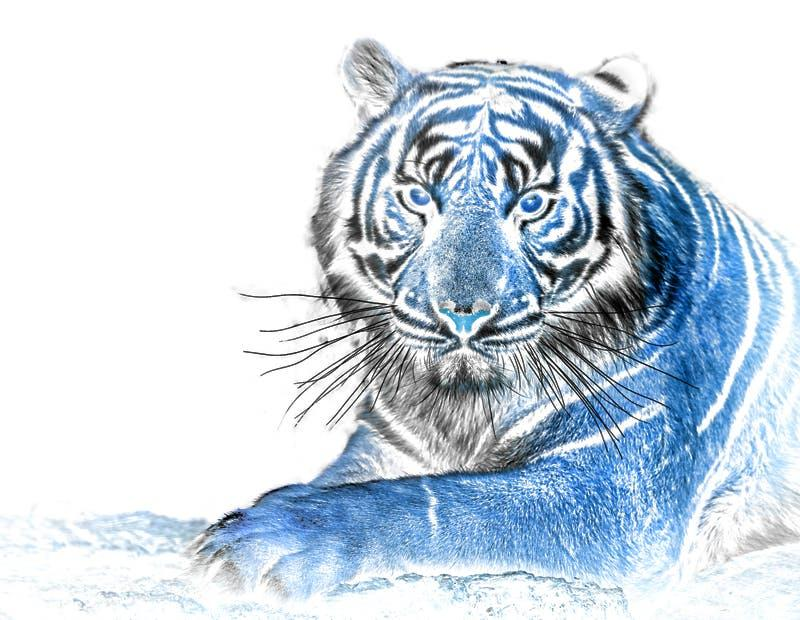
#> input picture gambar1.jpeg, 800 x 620 px
$ python pengurangan.py
#> lines starting #> are read from the running program, lines starting #| are printed output that depends on the picture
from PIL import Image

def pengurangan_dua_citra(citra_A, citra_B, citra_hasil):
    # Membuka kedua citra
#> called with citra_A = 'gambar1.jpeg', citra_B = 'gambar2.jpeg', citra_hasil = 'hasil_pengurangan.jpeg'
    CITRA_A = Image.open(citra_A).convert('RGB')  # Konversi ke RGB jika perlu
#> CITRA_A is the input picture: PIL image 800x620 RGB; mean R, G, B 202.5, 214.6, 225.2
    CITRA_B = Image.open(citra_B).convert('RGB')  # Konversi ke RGB jika perlu
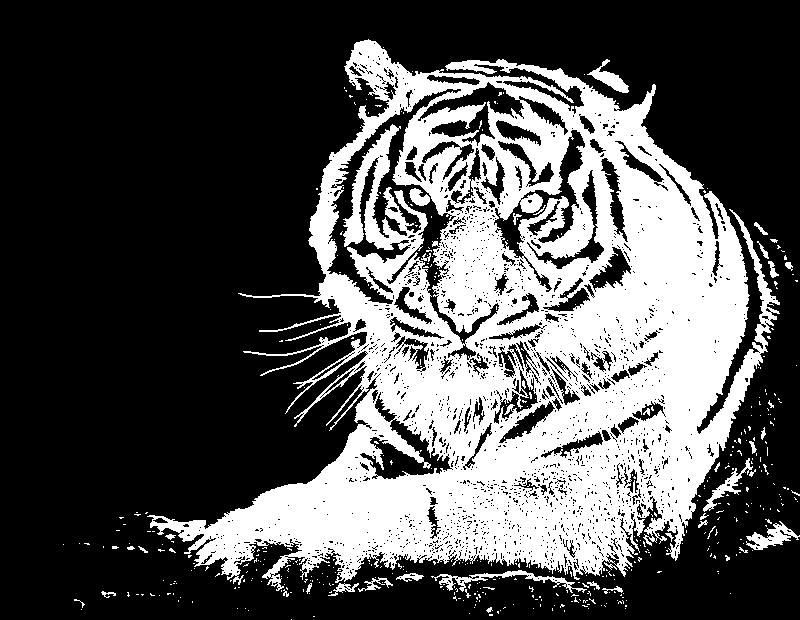
#> input picture gambar2.jpeg, 800 x 620 px

    # Mengambil ukuran citra
    ukuran_horizontal = CITRA_A.size[1]  # Lebar citra
#> ukuran_horizontal = 620
    ukuran_vertikal = CITRA_A.size[1]    # Tinggi citra
#> ukuran_vertikal = 620

    # Memuat piksel dari kedua citra
    PIXEL_A = CITRA_A.load()
    PIXEL_B = CITRA_B.load()

    # Membuat citra hasil dengan ukuran yang sama
    CITRA_HASIL = Image.new('RGB', (ukuran_horizontal, ukuran_vertikal))
#> CITRA_HASIL: PIL image 620x620 RGB; every value is 0
    PIXEL_HASIL = CITRA_HASIL.load()

    # Melakukan pengurangan piksel antara dua citra
    for x in range(ukuran_horizontal):
        for y in range(ukuran_vertikal):
            R = abs(PIXEL_A[x, y][0] - PIXEL_B[x, y][1])  # Red
            G = abs(PIXEL_A[x, y][0] - PIXEL_B[x, y][1])  # Green
            B = abs(PIXEL_A[x, y][2] - PIXEL_B[x, y][1])  # Blue
            PIXEL_HASIL[x, y] = (R, G, B)

    # Menyimpan hasil citra setelah pengurangan
    CITRA_HASIL.save(citra_hasil)
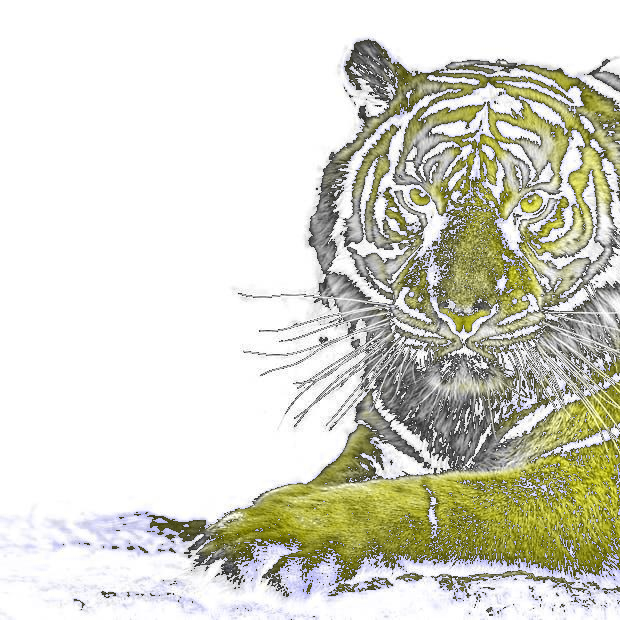
#> saved as hasil_pengurangan.jpeg: PIL image 620x620 RGB; mean R, G, B 214.3, 214.3, 201.4
    print(f"Hasil pengurangan telah disimpan sebagai {citra_hasil}")

# Panggilan fungsi di luar definisi fungsi
pengurangan_dua_citra('gambar1.jpeg', 'gambar2.jpeg', 'hasil_pengurangan.jpeg')
